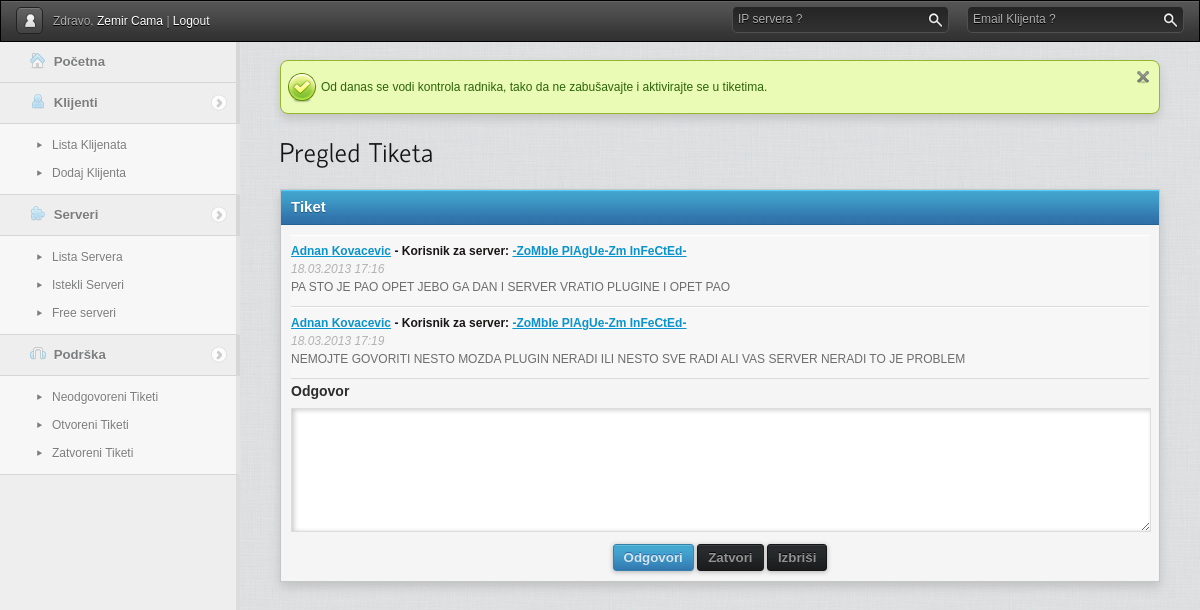
Before: /gpanel/csafasfasfas/admin.php?page=tiket&akcija=pregled&id=667 (signed in) with the older database file.
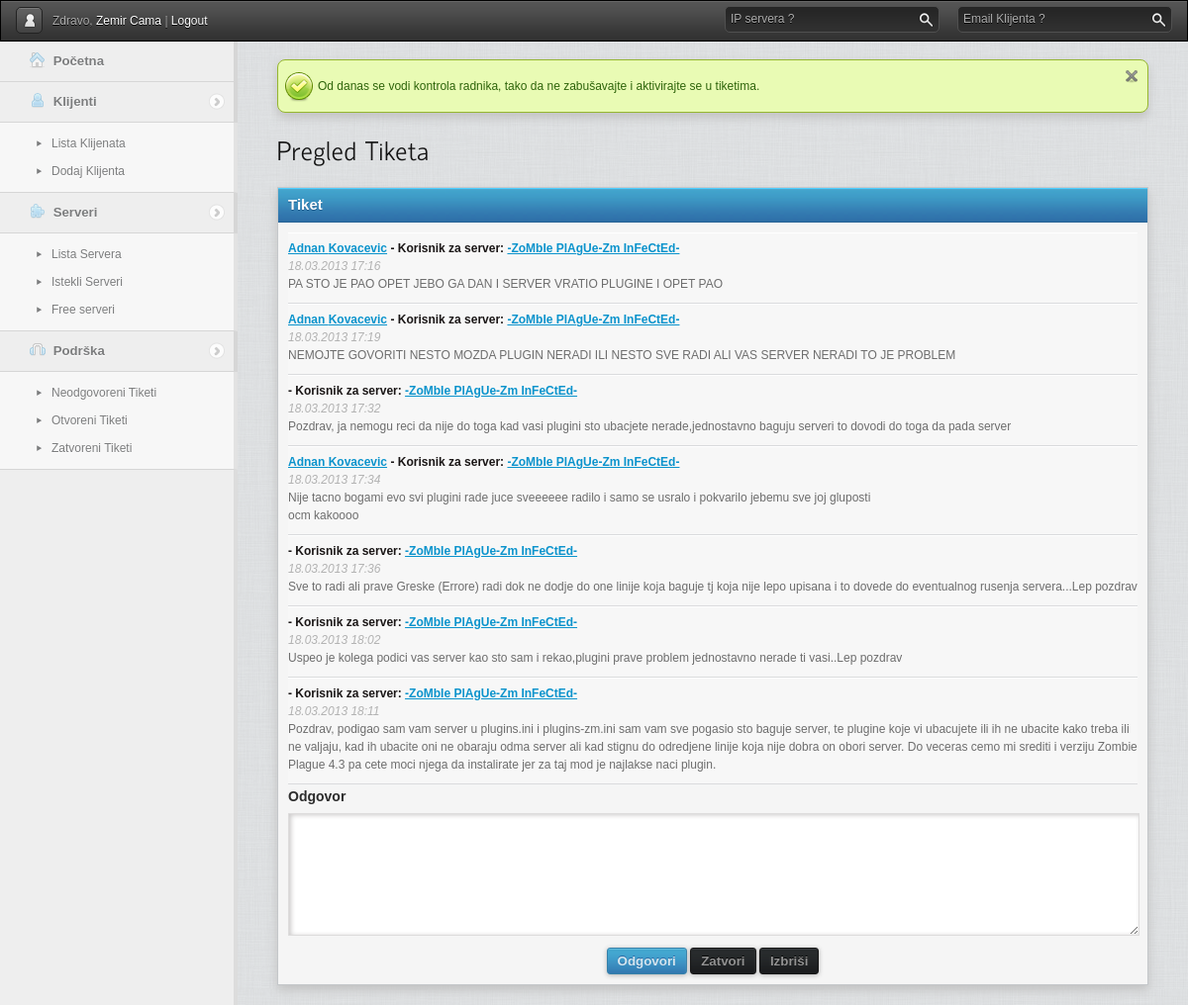
After: the same page with the newer database file.
### tables this page shows
CREATE TABLE `clients` (
  `id` int(11) NOT NULL AUTO_INCREMENT,
  `fname` text NOT NULL,
  `lname` text NOT NULL,
  `email` text NOT NULL,
  `password` text NOT NULL,
  `lastactivity` text,
  PRIMARY KEY (`id`)
);

CREATE TABLE `serveri` (
  `id` int(11) NOT NULL AUTO_INCREMENT,
  `user_id` int(11) NOT NULL,
  `box_id` int(11) NOT NULL,
  `ip_id` int(11) NOT NULL,
  `name` text NOT NULL,
  `mod` text NOT NULL,
  `map` text NOT NULL,
  `port` text NOT NULL,
  `fps` int(11) NOT NULL DEFAULT '300',
  `slotovi` int(11) NOT NULL,
  `username` text NOT NULL,
  `password` text NOT NULL,
  `istice` date NOT NULL,
  `status` text NOT NULL,
  `startovan` int(11) NOT NULL DEFAULT '0',
  `free` text,
  `uplatnica` text,
  PRIMARY KEY (`id`)
);

CREATE TABLE `tiketi_odgovori` (
  `id` int(11) NOT NULL AUTO_INCREMENT,
  `tiket_id` int(11) NOT NULL,
  `user_id` int(11) DEFAULT NULL,
  `admin_id` int(11) DEFAULT NULL,
  `odgovor` text NOT NULL,
  `vrijeme_odgovora` text NOT NULL,
  PRIMARY KEY (`id`)
);

### gpanel/includes/libs/sysplugins/smarty_internal_data.php (called while the page is built, shortened)
<?php
class Smarty_Internal_Data {
    public function getVariable($_variable, $_ptr = null, $search_parents = true, $error_enable = true)
    {
        if ($_ptr === null) {
            $_ptr = $this;
        } while ($_ptr !== null) {
            if (isset($_ptr->tpl_vars[$_variable])) {
                return $_ptr->tpl_vars[$_variable];
            }
            if ($search_parents) {
                $_ptr = $_ptr->parent;
            } else {
                $_ptr = null;
            }
        }
        if ($this->smarty->error_unassigned && $error_enable) {
            throw new SmartyException('Undefined Smarty variable "' . $_variable . '"');
        } else {
            return new Undefined_Smarty_Variable;
        }
    }
}
class Smarty_Variable {
    public function __construct ($value = null, $nocache = false, $scope = Smarty::SCOPE_LOCAL)
    {
        $this->value = $value;
    }
}
?>

### gpanel/csafasfasfas/admin.php (the view, shortened to what the rows shown need)
<?php
if(!$_SESSION["admin"]){
	header('location: index.php');
} else {
$smarty = new Smarty();
$smarty->setTemplateDir('template');
$smarty->setCompileDir('../cache/template_c');
$smarty->setCacheDir('../cache/other_c');
$smarty->setConfigDir('../includes/configs');
$admin_id = $_SESSION["admin_id"];
$susp = mysql_query("SELECT * FROM admin WHERE id='".$admin_id."'");
$susp = mysql_fetch_assoc($susp);
if($susp['status']=="suspendovan"){
	exit("<center><h4>SUSPENDOVANI STE</h4><br />Javite se administratoru na forumu za razlog suspendovanja</center>");
}else{
$admin_info = mysql_fetch_array(mysql_query('SELECT * FROM admin WHERE id='.$admin_id.''));
$smarty->assign('admin', $admin_info);
$smarty->assign('script', $script);
$smarty->display('header.tpl');
if($_GET["page"]=="tiket" && $_GET["akcija"]=="pregled" && $_GET["id"]){
$id = intval($_GET["id"]);
$tiket_info = mysql_fetch_array(mysql_query('SELECT * FROM tiketi WHERE id='.$id.''));
$server_ajdi = $tiket_info["server_id"];
$server_info = mysql_fetch_array(mysql_query('SELECT * FROM serveri WHERE id='.$server_ajdi.''));
$odgovori = mysql_query('SELECT * FROM tiketi_odgovori WHERE tiket_id='.$id.' ORDER BY id ASC');
$i = 0;
while ($row[] = mysql_fetch_array($odgovori)){
$broj = $i++;
if($row["$broj"]["user_id"]==NULL){
$admin_id_tiket = $row["$broj"]["admin_id"];
$admin_info_tiket = mysql_fetch_array(mysql_query('SELECT * FROM admin WHERE id='.$admin_id_tiket.''));
$row["$broj"]["korisnik"] = '<a href="">'.htmlspecialchars($admin_info_tiket["fname"]).' '.htmlspecialchars($admin_info_tiket["lname"]).'</a> - Podrška';
} else {
$user_id_tiket = $row["$broj"]["user_id"];
$user_info = mysql_fetch_array(mysql_query('SELECT * FROM clients WHERE id='.$user_id_tiket.''));
$row["$broj"]["korisnik"] = '<a href="admin.php?page=klijenti&akcija=pregled&id='.$user_info["id"].'">'.htmlspecialchars($user_info["fname"]).' '.htmlspecialchars($user_info["lname"]).'</a> - Korisnik za server: <a href="admin.php?page=serveri&akcija=uredi&id='.$server_info["id"].'">'.htmlspecialchars($server_info["name"]).'</a>';
}
$row["$broj"]["vrijeme_odgovora"] = date("d.m.Y G:i", $row["$broj"]["vrijeme_odgovora"]);
$row["$broj"]["odgovor"] = nl2br(htmlspecialchars($row["$broj"]["odgovor"]));
$smarty->assign('odgovori', $row);
}
$smarty->assign('id', $id);
$smarty->display('admin_pregled_tiketa.tpl');
}
}
}
?>

### gpanel/cache/template_c/435d10930e41bb21c503ce88a0dfdada07016644.file.header.tpl.php (shortened to what the rows shown need)
<?php if(!defined('SMARTY_DIR')) exit('no direct access allowed');
$_smarty_tpl->decodeProperties(array (
  'file_dependency' =>
  array (
    '435d10930e41bb21c503ce88a0dfdada07016644' =>
    array (
      0 => 'template/header.tpl',
      1 => 1440795692,
      2 => 'file',
    ),
  ),
  'nocache_hash' => '8872469365a51625f985c49-26673148',
  'function' =>
  array (
  ),
  'has_nocache_code' => false,
)); ?>
<!DOCTYPE html>
<html>
    <head>
        <link rel="stylesheet" href="template/css/reset.css" />
        <link rel="stylesheet" href="template/css/style.css" />
        <link rel="stylesheet" href="template/css/jqueryui/jqueryui.css" />
        <link rel="stylesheet" href="template/js/jwysiwyg/jquery.wysiwyg.old-school.css" />
        <link rel="stylesheet" href="template/js/zoombox/zoombox.css" />
    </head>
    <body class="white" onload="Refresh()">
        <div id="head">
            <div class="left">
                <a href="admin.php?page=profile" class="button profile"><img src="template/img/icons/huser.png" alt="" /></a>
                Zdravo,
                <a href="admin.php?page=profile"><?php echo $_smarty_tpl->getVariable('admin')->value['fname'];?>
 <?php echo $_smarty_tpl->getVariable('admin')->value['lname'];?>
</a>
                |
                <a href="../logout.php?admin=yes">Logout</a>
            </div>
            <div style="float:right; margin-right: 250px;">
                <form action="" id="search" method="post" class="search placeholder">
                    <label>IP servera ?</label>
                    <input type="text" value="" name="qq" class="text"/>
                    <input type="submit" value="rechercher" class="submit"/>
                </form>
            </div>
            <div class="right">
                <form action="" id="search" method="post" class="search placeholder">
                    <label>Email Klijenta ?</label>
                    <input type="text" value="" name="q" class="text"/>
                    <input type="submit" value="rechercher" class="submit"/>
                </form>
            </div>
        </div>
        <div id="sidebar">
            <ul>
                <li class="nosubmenu">
                    <a href="admin.php">
                        <img src="template/img/icons/menu/home.png" alt="" />
                        Početna
                    </a>
                </li>
                 <li><a href="#"><img src="template/img/icons/menu/client.png" alt="" /> Klijenti</a>
                    <ul>
                                                <li><a href="admin.php?page=klijenti&akcija=lista">Lista Klijenata</a></li>
                                                <li><a href="admin.php?page=klijenti&akcija=dodaj">Dodaj Klijenta</a></li>
                    </ul>
                </li>
<li><a href="#"><img src="template/img/icons/menu/server.png" alt="" /> Serveri</a>
                    <ul>
                                                <li><a href="admin.php?page=serveri&akcija=lista">Lista Servera</a></li>
                                                <li><a href="admin.php?page=serveri&akcija=lista&istekli=1">Istekli Serveri</a></li>
												<li><a href="admin.php?page=serveri&akcija=listaa&free=1">Free serveri</a></li>
                    </ul>
                </li>
                <li><a href="#"><img src="template/img/icons/menu/support.png" alt="" /> Podrška</a>
                    <ul>
                    	<li><a href="admin.php?page=podrska&status=Neodgovoren"><span>Neodgovoreni Tiketi</span></a></li>
                        <li><a href="admin.php?page=podrska&status=Otvoren"><span>Otvoreni Tiketi</span></a></li>
                        <li><a href="admin.php?page=podrska&status=Zatvoren"><span>Zatvoreni Tiketi</span></a></li>
                    </ul>
                </li>
            </ul>
        </div>
<div id="content" style="padding: 0; margin: 28px 40px -40px 280px;">
<br />
<div class="notiff success bloc">
	Od danas se vodi kontrola radnika, tako da ne zabušavajte i aktivirajte se u tiketima.
	<a class="close" href="#"></a>
</div>
</div>

### gpanel/cache/template_c/990a211ad66147e04720ee5e685d6dbed8b5a0d7.file.admin_pregled_tiketa.tpl.php (shortened to what the rows shown need)
<?php if(!defined('SMARTY_DIR')) exit('no direct access allowed');
$_smarty_tpl->decodeProperties(array (
  'file_dependency' =>
  array (
    '990a211ad66147e04720ee5e685d6dbed8b5a0d7' =>
    array (
      0 => 'template/admin_pregled_tiketa.tpl',
      1 => 1440795682,
      2 => 'file',
    ),
  ),
  'nocache_hash' => '6592623905a53454ed68ac8-24821251',
  'function' =>
  array (
  ),
  'has_nocache_code' => false,
)); ?>
<div id="content">
<h1>Pregled Tiketa</h1>
<div class="bloc">
    <div class="content">
         <table class="noalt">
            <tbody>
                <?php  $_smarty_tpl->tpl_vars['odgovor'] = new Smarty_Variable;
 $_from = $_smarty_tpl->getVariable('odgovori')->value; if (!is_array($_from) && !is_object($_from)) { settype($_from, 'array');}
if ($_smarty_tpl->_count($_from) > 0){
    foreach ($_from as $_smarty_tpl->tpl_vars['odgovor']->key => $_smarty_tpl->tpl_vars['odgovor']->value){
?>
                <tr>
                    <td>
                        <p>
                            <strong><?php echo $_smarty_tpl->tpl_vars['odgovor']->value['korisnik'];?>
</strong><br/>
                            <em><?php echo $_smarty_tpl->tpl_vars['odgovor']->value['vrijeme_odgovora'];?>
</em><br/>
<?php echo $_smarty_tpl->tpl_vars['odgovor']->value['odgovor'];?>
                        </p>
                    </td>
                </tr>
                <?php }} ?>
            </tbody>
        </table>
        </div>
    </div>
</div>

Changed rows visible on the page:
added tiketi_odgovori: odgovor "Pozdrav, ja nemogu reci da nije do toga kad vasi plugini sto ubacjete nerade,jednostavno baguju serveri to dovodi do toga da pada server"
added tiketi_odgovori: odgovor "Sve to radi ali prave Greske (Errore) radi dok ne dodje do one linije koja baguje tj koja nije lepo upisana i to dovede do eventualnog rusenja servera...Lep pozdrav"
added tiketi_odgovori: odgovor "Uspeo je kolega podici vas server kao sto sam i rekao,plugini prave problem jednostavno nerade ti vasi..Lep pozdrav"
added tiketi_odgovori: odgovor "Pozdrav, podigao sam vam server u plugins.ini i plugins-zm.ini sam vam sve pogasio sto baguje server, te plugine koje vi ubacujete ili ih ne ubacite kako treba ili ne valjaju, kad ih ubacite oni ne obaraju odma server ali kad stignu do odredjene linije koja nije dobra on obori server. Do veceras cemo mi srediti i verziju Zombie Plague 4.3 pa cete moci njega da instalirate jer za taj mod je najlakse naci plugin."
Other visible differences:
new list line: "- Korisnik za server: 18.03.2013 17:32"
new list line: "-ZoMbIe PlAgUe-Zm InFeCtEd-"
new list line: "Adnan Kovacevic"
new list line: "- Korisnik za server: 18.03.2013 17:34 Nije tacno bogami evo svi plugini rade juce sveeeeee radilo i samo se usralo i pokvarilo jebemu sve joj gluposti ocm kakoooo"
new list line: "- Korisnik za server: 18.03.2013 17:36"
new list line: "- Korisnik za server: 18.03.2013 18:02"
new list line: "- Korisnik za server: 18.03.2013 18:11"
